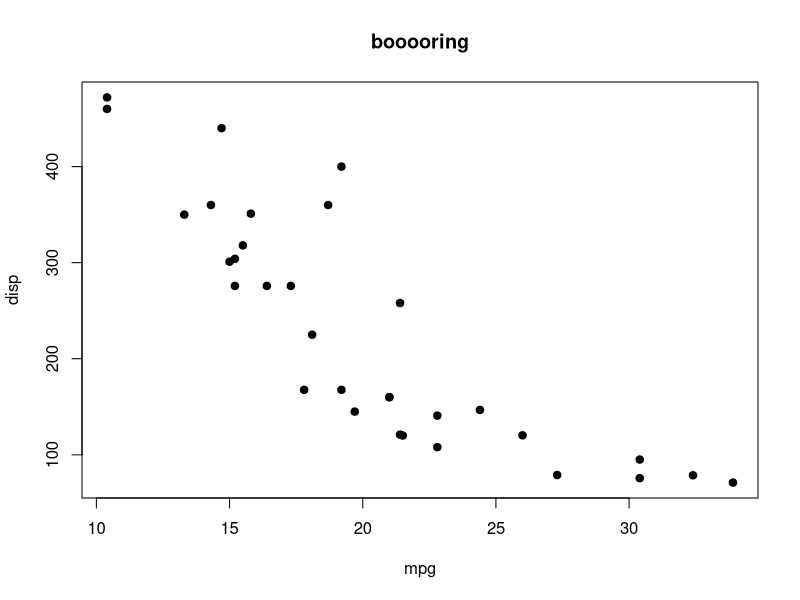
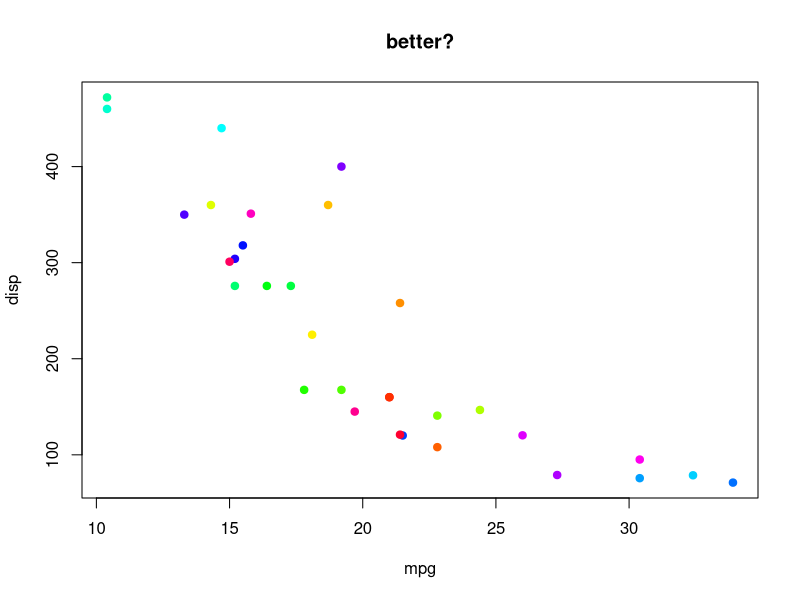

Recreate these plots in R, in order.
## ---- chunk 1
knitr::opts_chunk$set(echo = TRUE)
## ---- chunk 2
## Loading some data
data(mtcars)
## Giving the data the correct name so that you can follow
my_data <- mtcars
## ---- chunk 3
## Plot data
plot(my_data[, c(1,3)], col = "black", pch = 19, main = "booooring")
## ---- chunk 4
## Plot data
plot(my_data[, c(1,3)], col = rainbow(nrow(my_data)), pch = 19, main = "better?")
